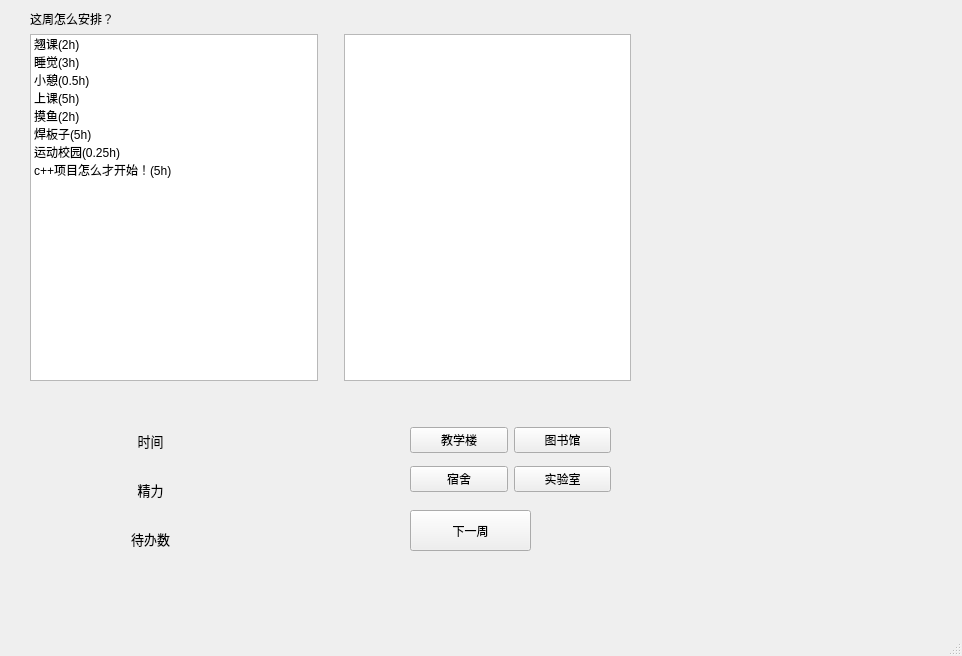
<?xml version="1.0" encoding="UTF-8"?>
<ui version="4.0">
 <class>deadline</class>
 <widget class="QMainWindow" name="deadline">
  <property name="geometry">
   <rect>
    <x>0</x>
    <y>0</y>
    <width>962</width>
    <height>656</height>
   </rect>
  </property>
  <property name="windowTitle">
   <string>deadline是第一生产力！</string>
  </property>
  <widget class="QWidget" name="centralwidget">
   <widget class="QWidget" name="gridLayoutWidget">
    <property name="geometry">
     <rect>
      <x>30</x>
      <y>10</y>
      <width>601</width>
      <height>371</height>
     </rect>
    </property>
    <layout class="QGridLayout" name="gridLayout">
     <item row="1" column="2">
      <widget class="QListWidget" name="doneList"/>
     </item>
     <item row="1" column="0">
      <widget class="QListWidget" name="todoList">
       <item>
        <property name="text">
         <string>翘课(2h)</string>
        </property>
       </item>
       <item>
        <property name="text">
         <string>睡觉(3h)</string>
        </property>
       </item>
       <item>
        <property name="text">
         <string>小憩(0.5h)</string>
        </property>
       </item>
       <item>
        <property name="text">
         <string>上课(5h)</string>
        </property>
       </item>
       <item>
        <property name="text">
         <string>摸鱼(2h)</string>
        </property>
       </item>
       <item>
        <property name="text">
         <string>焊板子(5h)</string>
        </property>
       </item>
       <item>
        <property name="text">
         <string>运动校园(0.25h)</string>
        </property>
       </item>
       <item>
        <property name="text">
         <string>c++项目怎么才开始！(5h)</string>
        </property>
       </item>
      </widget>
     </item>
     <item row="0" column="0">
      <widget class="QLabel" name="label">
       <property name="text">
        <string>这周怎么安排？</string>
       </property>
      </widget>
     </item>
     <item row="1" column="1">
      <spacer name="verticalSpacer">
       <property name="orientation">
        <enum>Qt::Vertical</enum>
       </property>
       <property name="sizeHint" stdset="0">
        <size>
         <width>20</width>
         <height>40</height>
        </size>
       </property>
      </spacer>
     </item>
    </layout>
   </widget>
   <widget class="QWidget" name="gridLayoutWidget_2">
    <property name="geometry">
     <rect>
      <x>410</x>
      <y>420</y>
      <width>201</width>
      <height>81</height>
     </rect>
    </property>
    <layout class="QGridLayout" name="gridLayout_2">
     <item row="0" column="0">
      <widget class="QPushButton" name="btnBuild">
       <property name="text">
        <string>教学楼</string>
       </property>
      </widget>
     </item>
     <item row="2" column="0">
      <widget class="QPushButton" name="btnDorm">
       <property name="text">
        <string>宿舍</string>
       </property>
      </widget>
     </item>
     <item row="2" column="1">
      <widget class="QPushButton" name="btnLab">
       <property name="text">
        <string>实验室</string>
       </property>
      </widget>
     </item>
     <item row="0" column="1">
      <widget class="QPushButton" name="btnLibary">
       <property name="text">
        <string>图书馆</string>
       </property>
      </widget>
     </item>
    </layout>
   </widget>
   <widget class="QPushButton" name="btnNext">
    <property name="geometry">
     <rect>
      <x>410</x>
      <y>510</y>
      <width>121</width>
      <height>41</height>
     </rect>
    </property>
    <property name="text">
     <string>下一周</string>
    </property>
   </widget>
   <widget class="QWidget" name="horizontalLayoutWidget">
    <property name="geometry">
     <rect>
      <x>30</x>
      <y>420</y>
      <width>241</width>
      <height>141</height>
     </rect>
    </property>
    <layout class="QHBoxLayout" name="horizontalLayout">
     <item>
      <layout class="QVBoxLayout" name="Vlaylab">
       <item>
        <widget class="QLabel" name="labTime">
         <property name="text">
          <string>&lt;html&gt;&lt;head/&gt;&lt;body&gt;&lt;p align=&quot;center&quot;&gt;&lt;span style=&quot; font-size:10pt;&quot;&gt;时间&lt;/span&gt;&lt;/p&gt;&lt;/body&gt;&lt;/html&gt;</string>
         </property>
        </widget>
       </item>
       <item>
        <widget class="QLabel" name="labEnergy">
         <property name="text">
          <string>&lt;html&gt;&lt;head/&gt;&lt;body&gt;&lt;p align=&quot;center&quot;&gt;&lt;span style=&quot; font-size:10pt;&quot;&gt;精力&lt;/span&gt;&lt;/p&gt;&lt;/body&gt;&lt;/html&gt;</string>
         </property>
        </widget>
       </item>
       <item>
        <widget class="QLabel" name="labDdl">
         <property name="text">
          <string>&lt;html&gt;&lt;head/&gt;&lt;body&gt;&lt;p align=&quot;center&quot;&gt;&lt;span style=&quot; font-size:10pt;&quot;&gt;待办数&lt;/span&gt;&lt;/p&gt;&lt;/body&gt;&lt;/html&gt;</string>
         </property>
        </widget>
       </item>
      </layout>
     </item>
     <item>
      <layout class="QVBoxLayout" name="Vlaylcd"/>
     </item>
    </layout>
   </widget>
  </widget>
  <widget class="QStatusBar" name="statusbar"/>
 </widget>
 <resources/>
 <connections/>
</ui>
